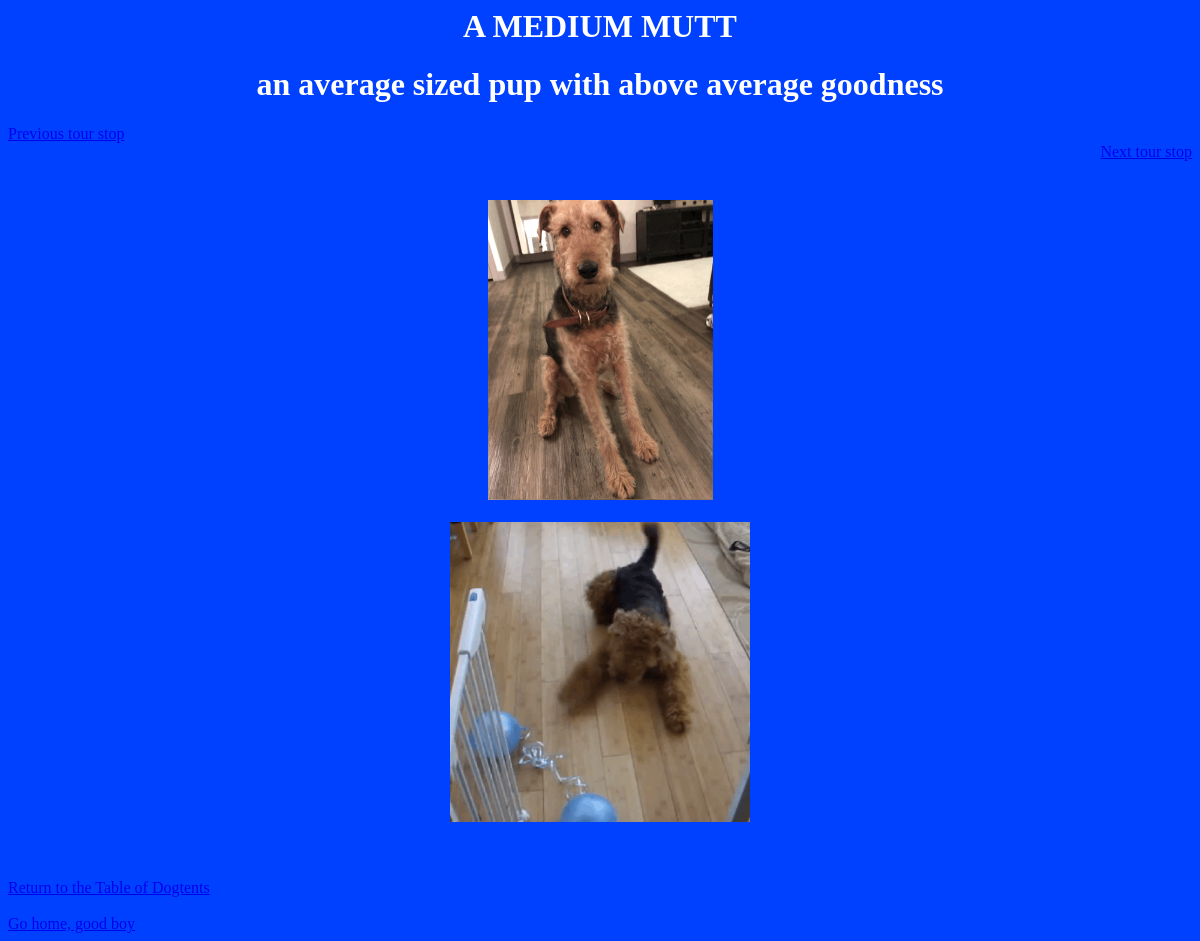
The app's page /mediummutt, older data.
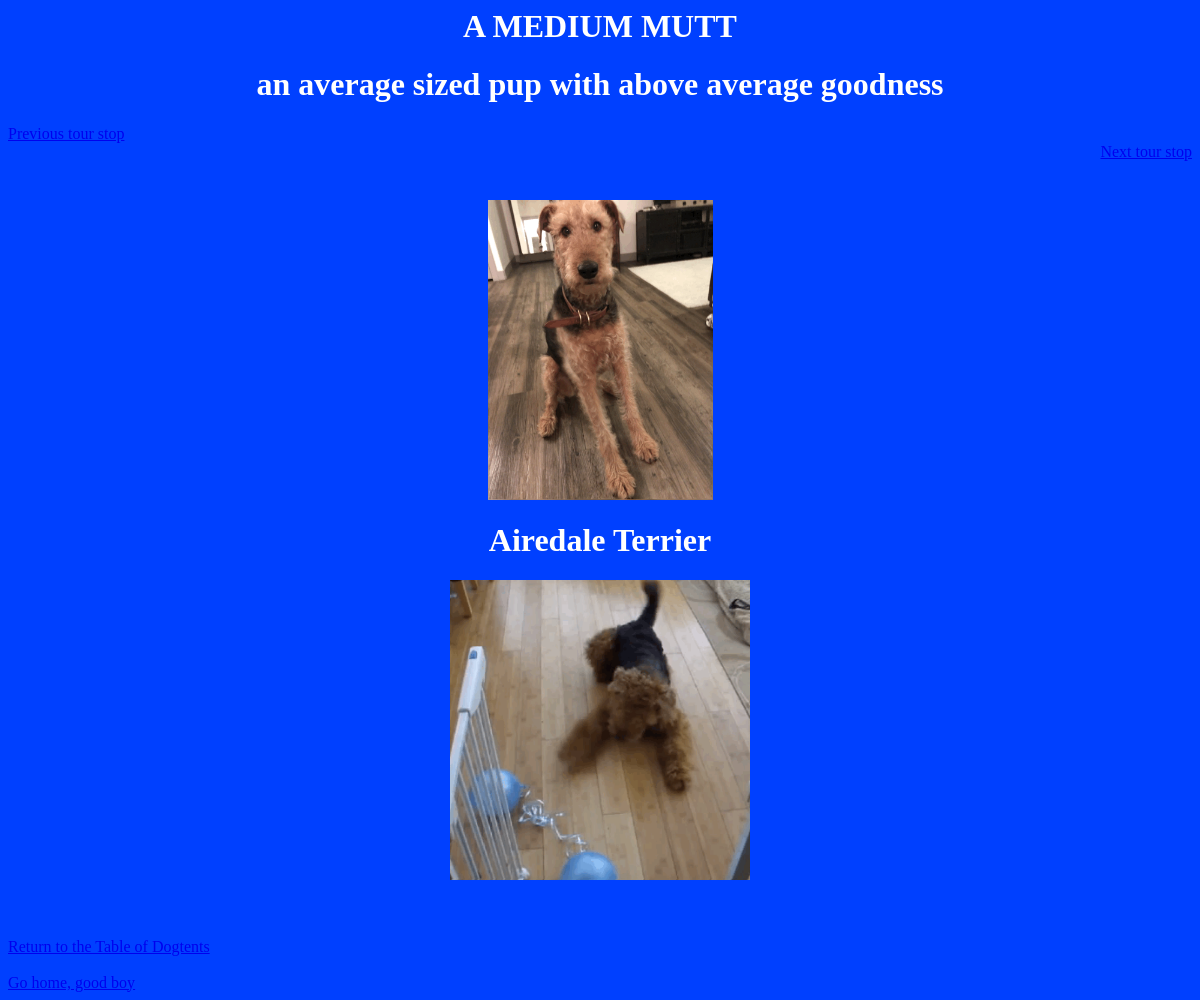
The same page, newer data.
### tables this page shows
CREATE TABLE 'Breeds' (
        'BreedName' TEXT,
        'Group_Id' INTEGER,
        'ActivityLevel_Id' INTEGER,
        'BarkingLevel_Id' TEXT,
        'CoatType_Id' TEXT,
        'Shedding_Id' TEXT,
        'Size_Id' INTEGER,
        'Trainability_Id' TEXT,
        FOREIGN KEY('Size_Id') REFERENCES 'Size'('Id'),
        FOREIGN KEY('Group_Id') REFERENCES 'Group'('Id'),
        FOREIGN KEY('ActivityLevel_Id') REFERENCES 'Activity_Level'('Id'),
        FOREIGN KEY('BarkingLevel_Id') REFERENCES 'Barking_Level'('Id'),
        FOREIGN KEY('CoatType_Id') REFERENCES 'Coat_Type'('Id'),
        FOREIGN KEY('Shedding_Id') REFERENCES 'Shedding'('Id'),
        FOREIGN KEY('Trainability_Id') REFERENCES 'Trainability'('Id')
        );

### fetch_dogs.py (the view)
@app.route('/mediummutt')
def medmutts():
    rows = fetch_med_data()
    fetch_template = {
    'res_list':rows
    }
    return render_template('mediummutts.html', **fetch_template)

### fetch_dogs.py (called while the page is built)
def fetch_med_data():
    conn = sqlite3.connect(DBNAME)
    cur = conn.cursor()
    results = cur.execute('SELECT * FROM Breeds WHERE Size_Id=3 LIMIT 1')
    res_list = results.fetchall()
    return res_list
    conn.close()

### templates/mediummutts.html
<link rel="stylesheet" href="/static/dogs.css">
<h1>A MEDIUM MUTT</h1>
<h1>an average sized pup with above average goodness</h1>
<div align="left"><a href='/smollboy'>Previous tour stop</a></div>
<div align="right"><a href='/largedoggo'>Next tour stop</a><br/><br/></div>
<h1><img src="{{ url_for('static', filename='airedale.gif') }}" height=300 /></h1>
{% for dog in res_list %}
<tr>
  <div align="center"><h1>{{dog[0]}}</h1></div>
</tr>
{% endfor %}
<h1><img src="{{ url_for('static', filename='airedale2.gif') }}" height=300 /></h1>
<br/><br/><a href='/contents'>Return to the Table of Dogtents</a>
<br/><br/><a href='/'>Go home, good boy</a>

### static/dogs.css (style rules this page uses)
h1 { text-align: center; color:white; }

Row changes from the older to the newer data that the page shows:
now on this page (row edited): Breeds: BreedName "Airedale Terrier"
